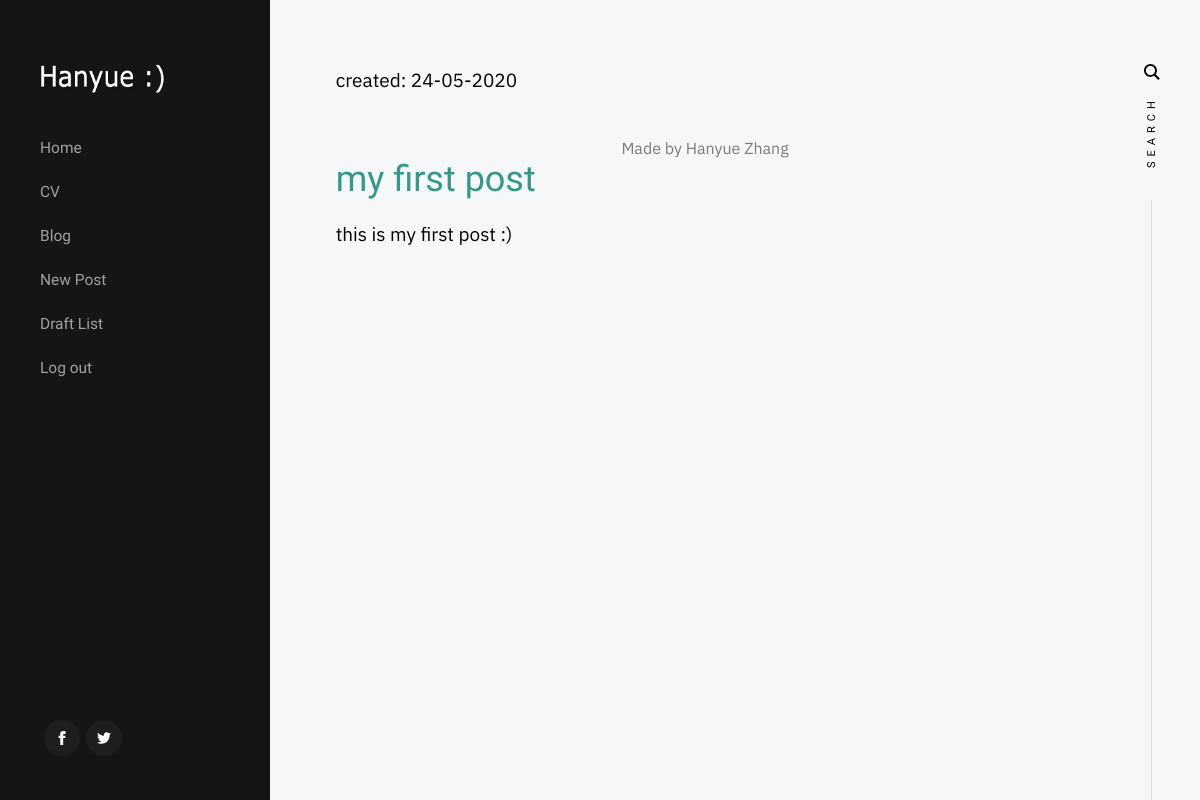
/drafts/ (signed in), run on an earlier commit of the app's database.
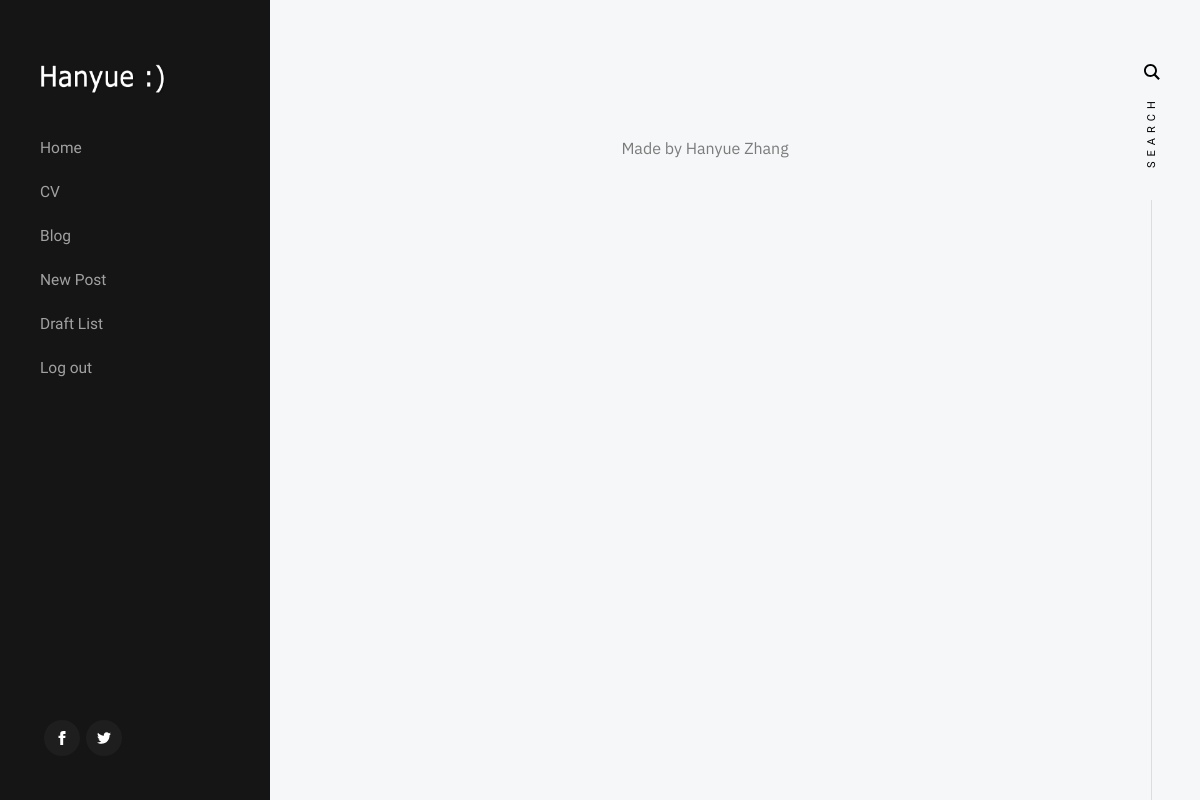
And on a later commit of the database.
### blog/models.py (models this page shows, shortened)
class Post(models.Model):
    author = models.ForeignKey(settings.AUTH_USER_MODEL, on_delete=models.CASCADE)
    title = models.CharField(max_length=200)
    text = models.TextField()
    created_date = models.DateTimeField(default=timezone.now)
    published_date = models.DateTimeField(blank=True, null=True)

### blog/views.py (the view)
# urls.py: path('drafts/', views.post_draft_list, name='post_draft_list'),
@login_required
def post_draft_list(request):
    posts = Post.objects.filter(published_date__isnull=True).order_by('created_date')
    return render(request, 'blog/post_draft_list.html', {'posts': posts})

### blog/templates/blog/post_draft_list.html (shortened to what this page needs)
{% load static %}
<html class="no-js" lang="en">
  <head>
    <link rel="stylesheet" href="{% static 'css/base.css' %}">
    <link rel="stylesheet" href="{% static 'css/vendor.css' %}">
    <link rel="stylesheet" href="{% static 'css/main.css' %}">
  </head>
  <body>
    <div id="top" class="s-wrap site-wrapper">
	<header class="s-header">
	  <div class="header__top">
	    <div class="header__logo">
	      <a class="site-logo" href="{% url 'about' %}">
		<img src="{% static 'images/logo.png' %}" alt="Homepage">
	      </a>
	    </div>
	  </div>
	  <nav class="header__nav-wrap">
	    <ul class="header__nav">
	      <li><a href="{% url 'about' %}" title="">Home</a></li>
	      <li><a href="{% url 'cv' %}" title="">CV</a></li>
	      <li><a href="{% url 'post_list'  %}" title="">Blog</a></li>
	      	                                  {% if user.is_authenticated %}
                                <li><a href="{% url 'post_new' %}">New Post</a>
                                <li><a href="{% url 'post_draft_list' %}">Draft List</a></li>
                                <li><a href="{% url 'logout' %}">Log out</a></li>
                            {% else %}
                                <li><a href="{% url 'login' %}">Login</a></li>
                            {% endif %}
	    </ul>
	    <ul class="header__social">
	      <li class="ss-facebook">
		<a href="https://facebook.com/">
		</a>
	      </li>
	      <li class="ss-twitter">
		<a href="#0">
		</a>
	      </li>
	    </ul>
	  </nav>
	</header>
	<div class="s-content">
	  <div class="masonry-wrap">
	    <div class="masonry">
	      <div class="content container">
		<div class="row">
		  <div class="col-md-8">
{% block content %}
    {% for post in posts %}
        <div class="post">
            <p class="date">created: {{ post.created_date|date:'d-m-Y' }}</p>
            <h1><a href="{% url 'post_detail' pk=post.pk %}">{{ post.title }}</a></h1>
            <p>{{ post.text|truncatechars:200 }}</p>
        </div>
    {% endfor %}
{% endblock %}
		  </div>
		</div>
	      </div>
	    </div>
	  </div>
        </div>
        <footer class="s-footer">
	  <div class="row">
	    <div class="column large-full footer__content">
	      <div class="footer__copyright">
		<span>Made by Hanyue Zhang</span>
	      </div>
	    </div>
	  </div>
	</footer>
    </div>
  </body>
</html>

What changed in the data, as far as the page shows it:
removed Post: created_date "24-05-2020", title "my first post", text "this is my first post :)"
